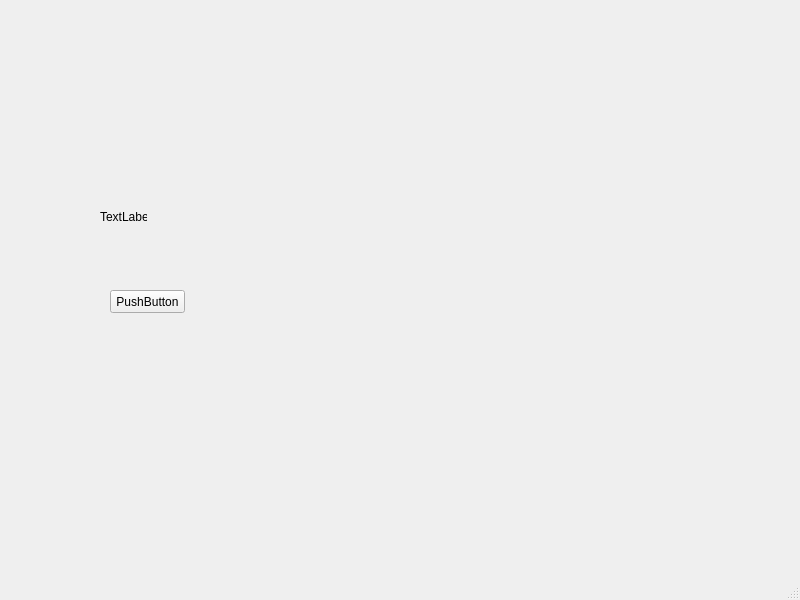
<?xml version="1.0" encoding="UTF-8"?>
<ui version="4.0">
 <class>MainWindow</class>
 <widget class="QMainWindow" name="MainWindow">
  <property name="geometry">
   <rect>
    <x>0</x>
    <y>0</y>
    <width>800</width>
    <height>600</height>
   </rect>
  </property>
  <property name="windowTitle">
   <string>MainWindow</string>
  </property>
  <widget class="QWidget" name="centralwidget">
   <widget class="QPushButton" name="pushButton">
    <property name="geometry">
     <rect>
      <x>110</x>
      <y>290</y>
      <width>75</width>
      <height>23</height>
     </rect>
    </property>
    <property name="text">
     <string>PushButton</string>
    </property>
   </widget>
   <widget class="QLabel" name="label">
    <property name="geometry">
     <rect>
      <x>100</x>
      <y>210</y>
      <width>47</width>
      <height>13</height>
     </rect>
    </property>
    <property name="text">
     <string>TextLabel</string>
    </property>
   </widget>
  </widget>
  <widget class="QMenuBar" name="menubar">
   <property name="geometry">
    <rect>
     <x>0</x>
     <y>0</y>
     <width>800</width>
     <height>21</height>
    </rect>
   </property>
  </widget>
  <widget class="QStatusBar" name="statusbar"/>
 </widget>
 <resources/>
 <connections/>
</ui>
